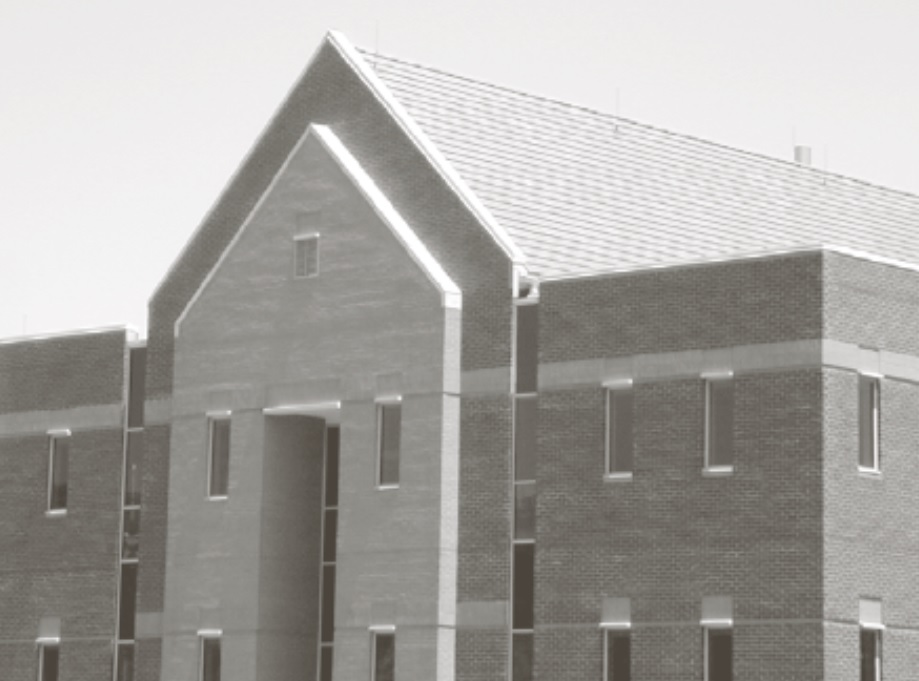
#> input picture house.jpg, 919 x 681 px
$ python Canny_Edge_Detector.py   (older library calls are emulated)
#> lines starting #> are read from the running program, lines starting #| are printed output that depends on the picture
import cv2
import numpy as np
import matplotlib.pyplot as plt

def gaussian_blur(image, kernel_size):
#> called with kernel_size = 5
  blur = cv2.GaussianBlur(image, (kernel_size, kernel_size), 0)
  return blur

def sobel_filters(image):
    sobel_x = cv2.Sobel(image, cv2.CV_64F, 1, 0, ksize=3)
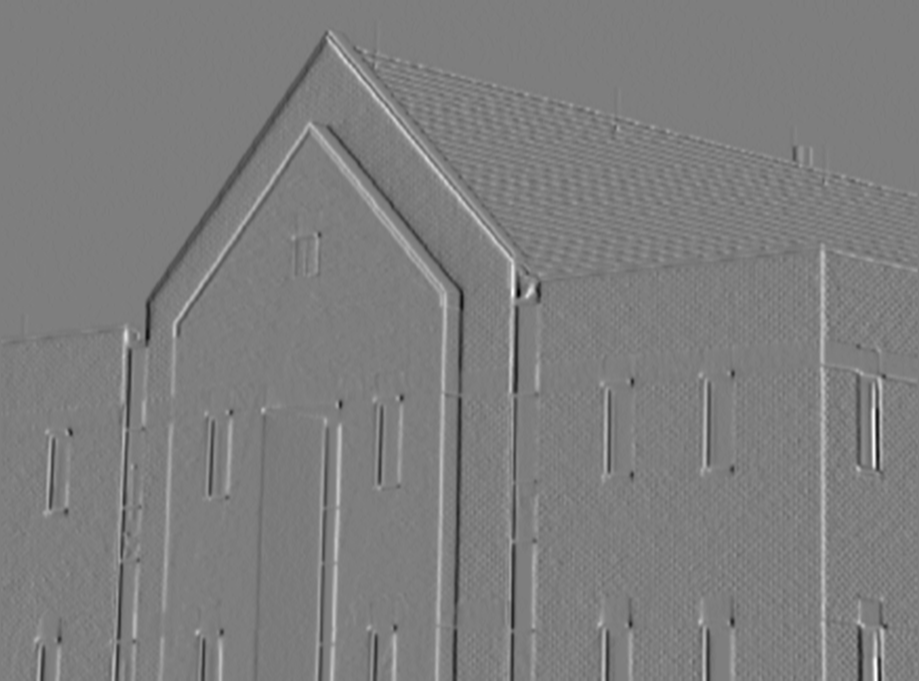
#> sobel_x: shape (681, 919) float64; min -273, max 279, mean 0.2; drawn with min black and max white
    sobel_y = cv2.Sobel(image, cv2.CV_64F, 0, 1, ksize=3)
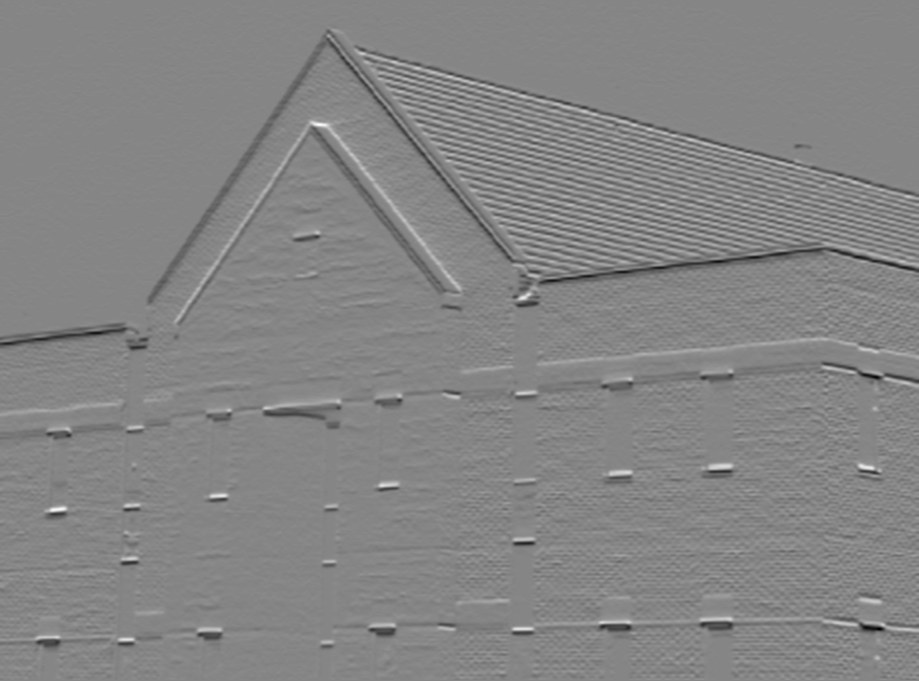
#> sobel_y: shape (681, 919) float64; min -266, max 242, mean -1.4; drawn with min black and max white
    return sobel_x, sobel_y

def gradient_magnitude(grad_x, grad_y):
    return np.sqrt(grad_x**2 + grad_y**2)

def gradient_direction(grad_x, grad_y):
    return np.arctan2(grad_y, grad_x)
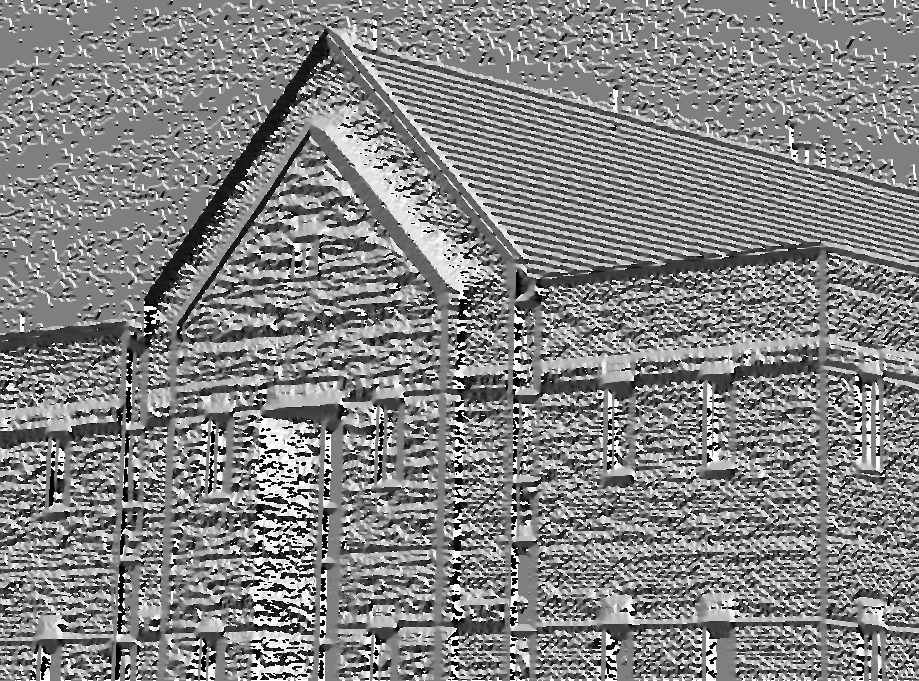
#> returned value: shape (681, 919) float64; min -3.14, max 3.14, mean 0.111; drawn with min black and max white

def non_max_suppression(magnitude, direction):
    rows, cols = magnitude.shape
#> rows = 681; cols = 919
    suppressed = np.zeros((rows, cols), dtype=np.uint8)
    angle = direction * (180.0 / np.pi)
    angle[angle < 0] += 180  # Convert negative angles to positive
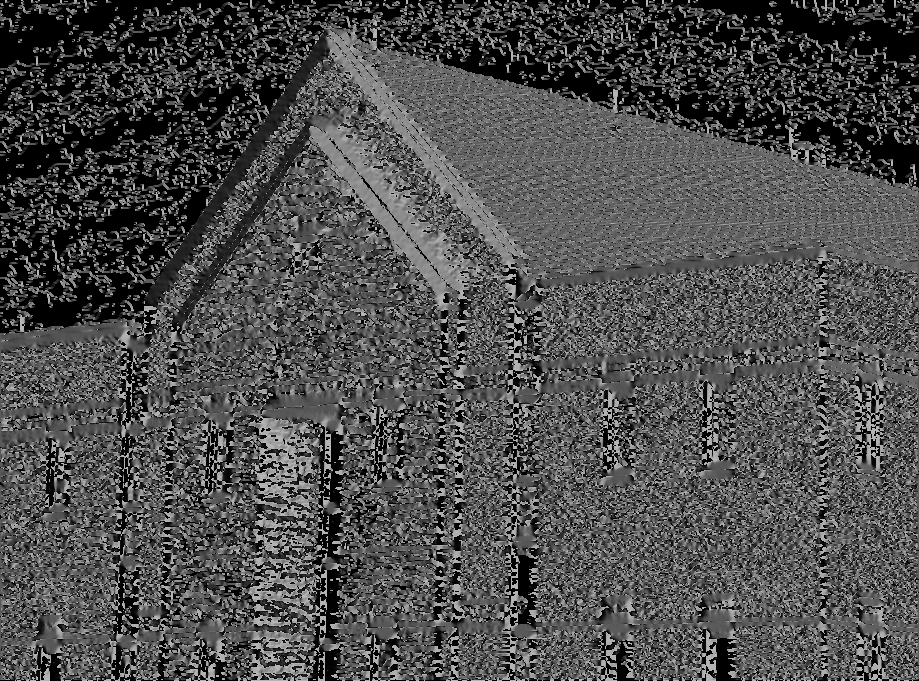
#> angle: shape (681, 919) float64; min 0, max 180, mean 77.4

    for i in range(1, rows - 1):
        for j in range(1, cols - 1):
            q, r = 255, 255  # Intensity values of neighboring pixels

            # Determine gradient directions
            if 0 <= angle[i, j] < 22.5 or 157.5 <= angle[i, j] <= 180:
                q = magnitude[i, j+1]
                r = magnitude[i, j-1]
            elif 22.5 <= angle[i, j] < 67.5:
                q = magnitude[i+1, j-1]
                r = magnitude[i-1, j+1]
            elif 67.5 <= angle[i, j] < 112.5:
                q = magnitude[i+1, j]
                r = magnitude[i-1, j]
            elif 112.5 <= angle[i, j] < 157.5:
                q = magnitude[i-1, j-1]
                r = magnitude[i+1, j+1]

            # Perform non-maximal suppression
            if magnitude[i, j] >= q and magnitude[i, j] >= r:
                suppressed[i, j] = magnitude[i, j]
            else:
                suppressed[i, j] = 0
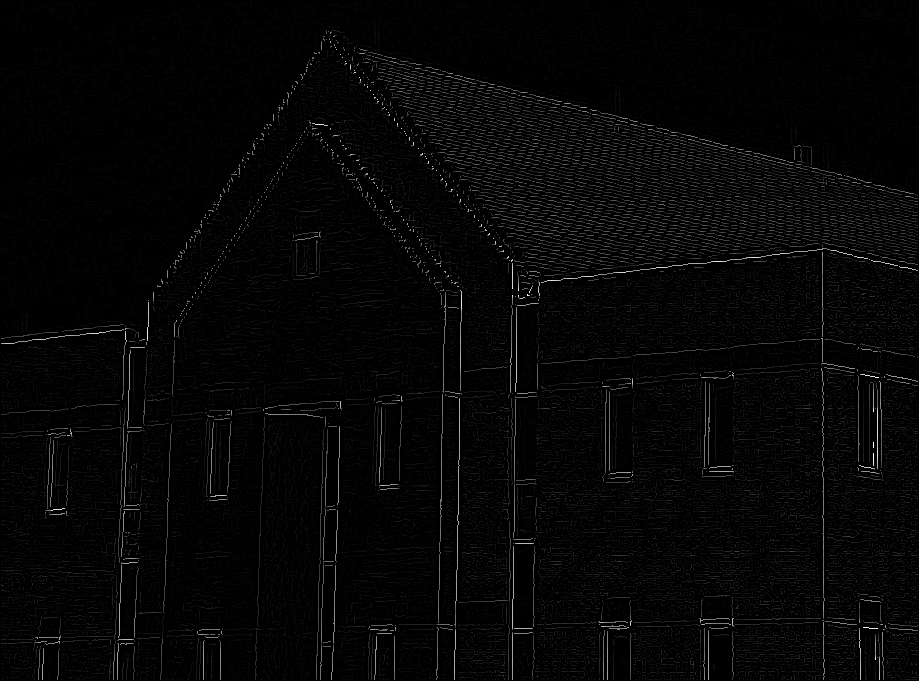
#> suppressed: shape (681, 919); min 0, max 255, mean 5.7

    return suppressed

def Double_thresholding(image, low_threshold, high_threshold):
    # Find indices of pixels greater than the high threshold
#> called with low_threshold = 30, high_threshold = 100
    strong_i, strong_j = np.where(image >= high_threshold)
#> strong_i = 6808 values from 32 to 679; strong_j = 6808 values, max 917 at index 1483, min 1 at index 2227, mean 483.9

    # Find indices of pixels between low and high thresholds
    weak_i, weak_j = np.where((image <= high_threshold) & (image >= low_threshold))

    # Set strong edges to 255, weak edges to 50
    image[strong_i, strong_j] = 255
    image[weak_i, weak_j] = 50
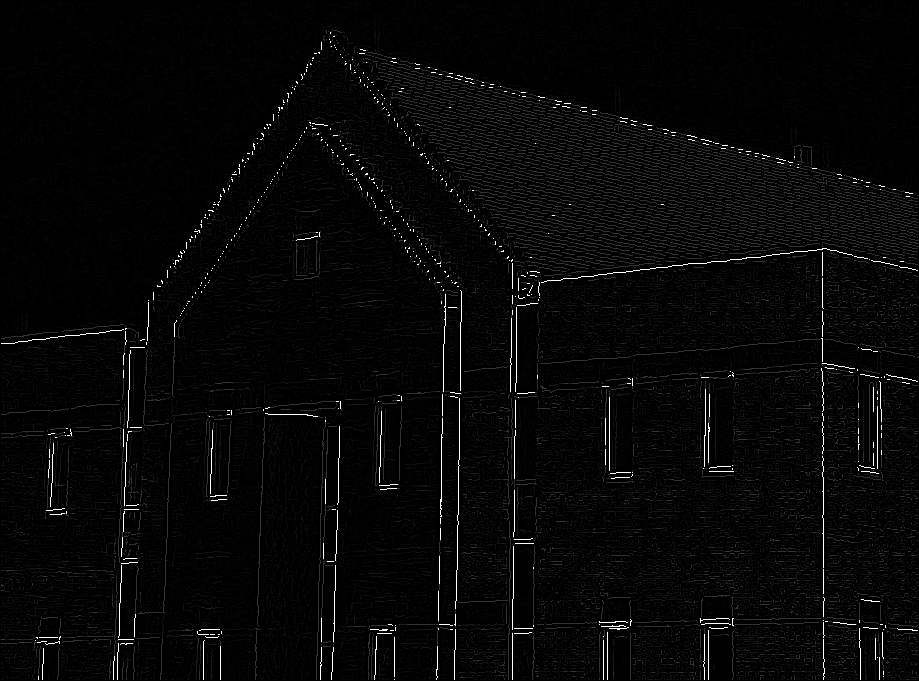
#> image: shape (681, 919); min 0, max 255, mean 6.7

    return image

def plot_histogram(image, title):
#> called with title = 'Histogram: INput Image'
    plt.figure(figsize=(8, 6))
    plt.hist(image.ravel(), 256, [0, 256])
    plt.title(title)
    plt.xlabel('Pixel Intensity')
    plt.ylabel('Frequency')
    plt.show()
#> figure, not shown here; tallest bar 30228 high, from x = 239 to 240

def canny_edge_detection(image, kernel_size, low_threshold, high_threshold):
    # Step 1: Gaussian blur
    blurred = gaussian_blur(image, kernel_size)

    # Step 2: Sobel operators for gradient calculation
    grad_x, grad_y = sobel_filters(blurred)

    # Step 3: Gradient magnitude and direction
    grad_mag = gradient_magnitude(grad_x, grad_y)
    grad_dir = gradient_direction(grad_x, grad_y)

    # Step 4: Non-maximum suppression
    suppressed = non_max_suppression(grad_mag, grad_dir)

    # Step 5: Hysteresis thresholding
    edges = Double_thresholding(suppressed, low_threshold, high_threshold)

    return edges

# Read the input image
image = cv2.imread('house.jpg', cv2.IMREAD_GRAYSCALE)

# Define parameters
kernel_size = 5
low_threshold = 30
high_threshold = 100

# Apply Canny edge detection
edges = canny_edge_detection(image, kernel_size, low_threshold, high_threshold)

# Display the original and processed images
plt.imshow(image, cmap='gray')
plt.title('Original Image')
plt.show()

# Plot input image and histogram
plot_histogram(image, 'Histogram: INput Image')

blurred = gaussian_blur(image, kernel_size)
plt.imshow(blurred, cmap='gray')
plt.title('Gaussian Blur :L=30 H=100')
plt.show()

 # Step 2: Sobel operators for gradient calculation
grad_x, grad_y = sobel_filters(blurred)


# Step 3: Gradient magnitude and direction
grad_mag = gradient_magnitude(grad_x, grad_y)
grad_dir = gradient_direction(grad_x, grad_y)
plt.imshow(grad_mag, cmap='gray')
plt.title('Gradient Magnitude : :L=30 H=100')
plt.show()

# Step 4: Non-maximum suppression
suppressed = non_max_suppression(grad_mag, grad_dir)
plt.imshow(suppressed, cmap='gray')
plt.title('Non-Maximum Suppression : :L=30 H=100')
plt.show()

# Plot processed image and histogram
plt.figure(figsize=(12, 6))


plt.imshow(edges, cmap='gray')
plt.title('Processed: Image (Canny) : :L=30 H=100')
plt.axis('off')


plot_histogram(edges, 'Histogram: processed Image (Canny)')
#> call 2 of plot_histogram, with title = 'Histogram: processed Image (Canny)'
#> in plot_histogram (call 2), `plt.show()`:
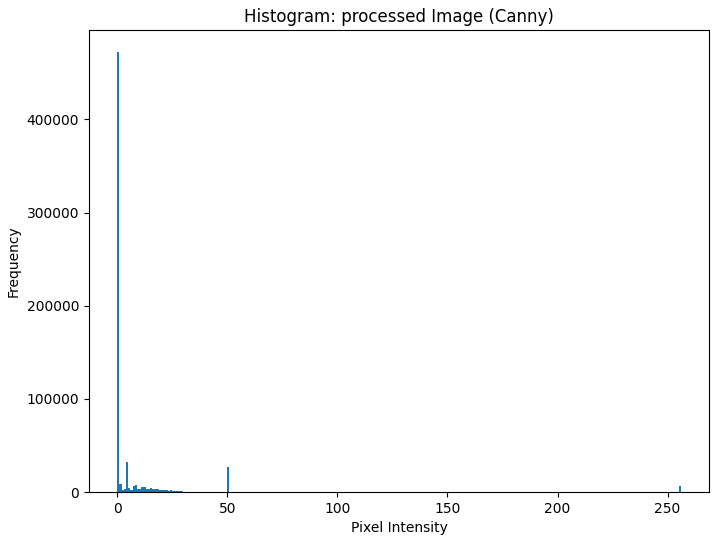
#> figure drawn by matplotlib, 1 panel; tallest bar 472302 high, from x = 0 to 1

    # Step 5: double thresholding

plt.imshow(edges, cmap='gray')
plt.title('Final Double Thresholding : :L=30 H=100')
plt.axis('off')

plt.show()
